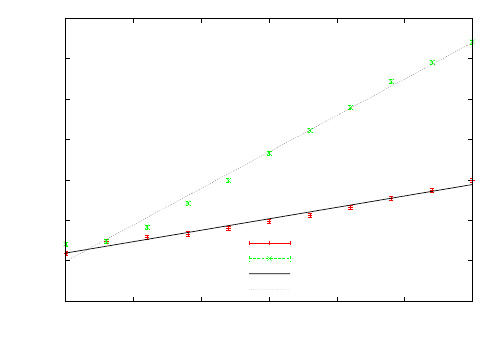

Source code (gnuplot):
reset
set terminal epslatex color
set output 'WasserSandSolar.tex'

set xlabel "Zeit [s]"
set ylabel "T [$\si\celsius$]"

set samples 2000
set key bottom left

set fit logfile 'WasserSandSolar.fit'
set fit errorvariables 

f1(x) = a1*x+b1
f2(x) = a2*x+b2

fit f1(x) "WasserSandSolar.dat" u 1:2:(0.5) via a1,b1
fit f2(x) "WasserSandSolar.dat" u 1:3:(0.5) via a2,b2

p "WasserSandSolar.dat" u 1:2:(0.5) w ye t'Wasser (Messwerte)',\
  "WasserSandSolar.dat" u 1:3:(0.5) w ye t'Sand (Messwerte)',\
  f1(x) lt -1 t'Wasser (Fit)',\
  f2(x) lt 0 t'Sand (Fit)'

set output
!epstopdf WasserSandSolar.eps
!rm WasserSandSolar.eps
